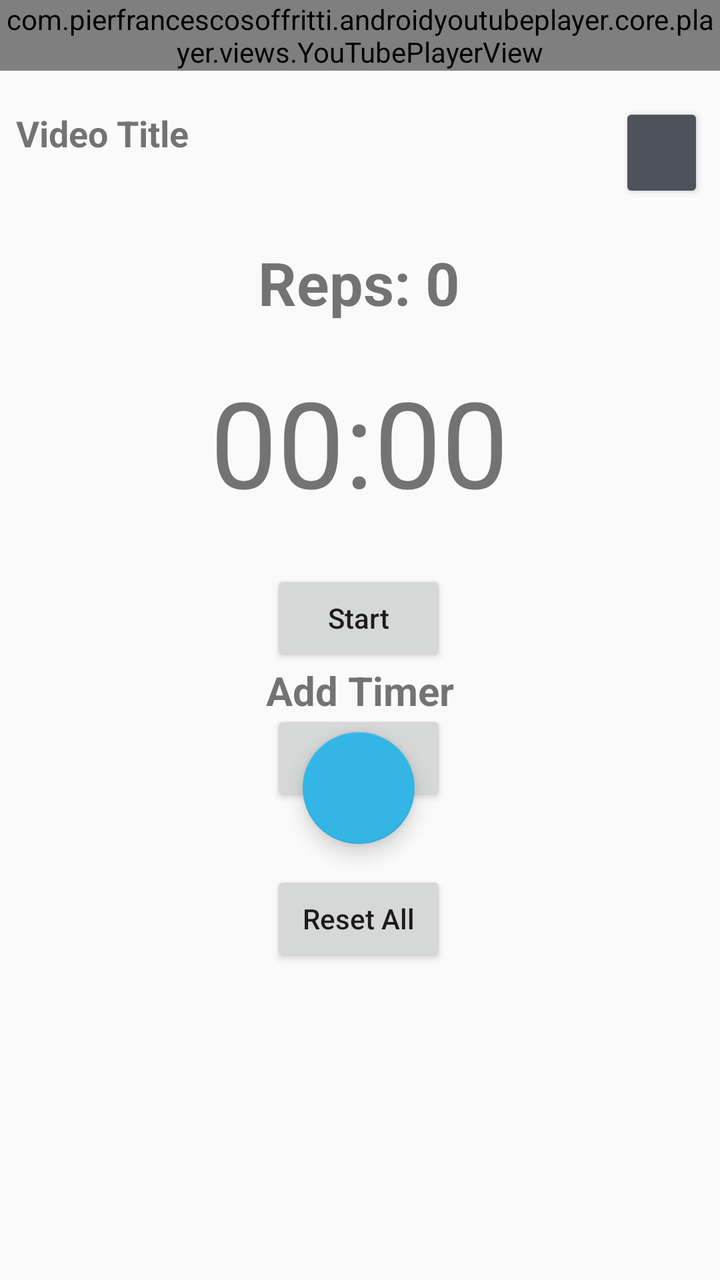
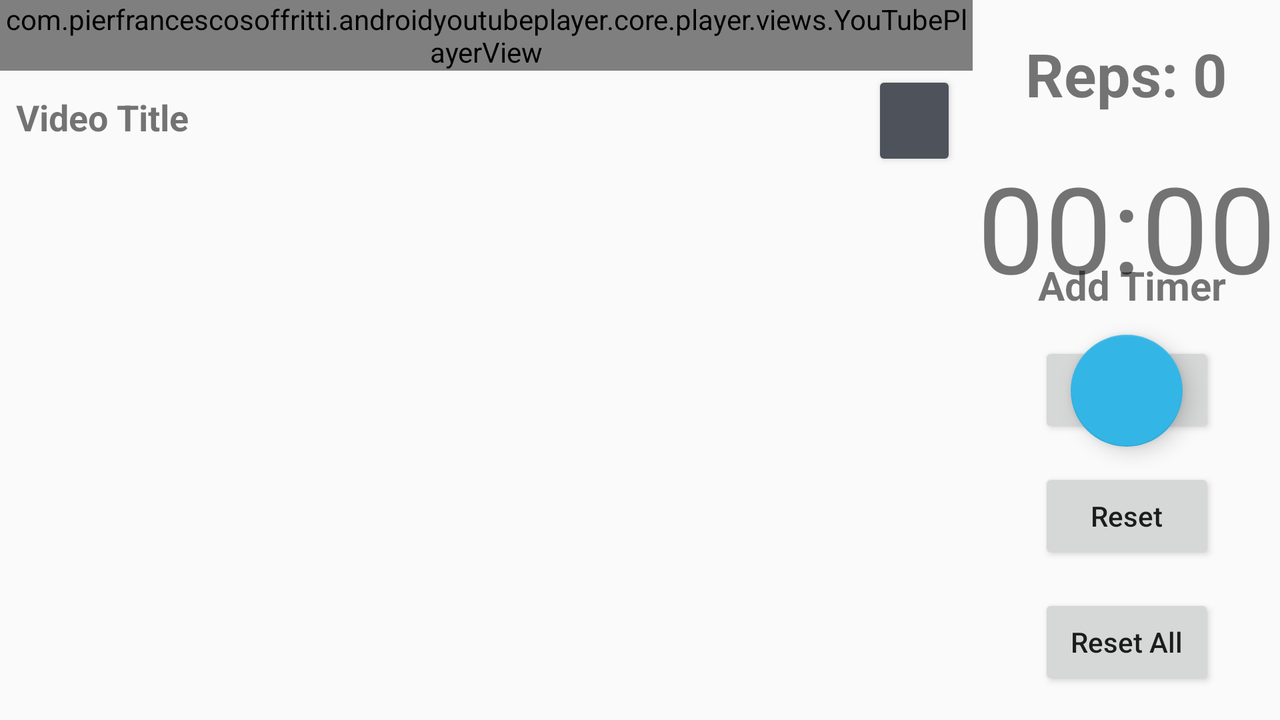

An Android layout and its configuration variant, each rendered on a device that would load it. The default file and the variant file are quoted in full after the pictures.
<!-- AndroidManifest.xml: activity theme AppTheme -->
<!-- res/layout/activity_ytplayer.xml -->
<?xml version="1.0" encoding="utf-8"?>
<androidx.constraintlayout.widget.ConstraintLayout xmlns:android="http://schemas.android.com/apk/res/android"
    xmlns:app="http://schemas.android.com/apk/res-auto"
    xmlns:tools="http://schemas.android.com/tools"
    android:layout_width="match_parent"
    android:layout_height="match_parent"
    tools:context=".activity.YTPlayerActivity">

    <LinearLayout
        android:id="@+id/linearLayout"
        android:layout_width="match_parent"
        android:layout_height="wrap_content"
        android:orientation="vertical"
        app:layout_constraintEnd_toEndOf="parent"
        app:layout_constraintStart_toStartOf="parent"
        app:layout_constraintTop_toTopOf="parent">

        <com.pierfrancescosoffritti.androidyoutubeplayer.core.player.views.YouTubePlayerView
            android:id="@+id/yt_player"
            android:layout_width="match_parent"
            android:layout_height="wrap_content"
            app:useWebUi="true">

        </com.pierfrancescosoffritti.androidyoutubeplayer.core.player.views.YouTubePlayerView>

        <LinearLayout
            android:layout_width="match_parent"
            android:layout_height="match_parent"
            android:orientation="horizontal"
            android:weightSum="10">

            <TextView
                android:id="@+id/vid_title"
                android:layout_width="match_parent"
                android:layout_height="wrap_content"
                android:layout_margin="8dp"
                android:text="@string/video_title"
                android:textSize="18sp"
                android:textStyle="bold"
                android:layout_weight="9"/>

            <Button
                android:id="@+id/timer_set"
                android:layout_width="49dp"
                android:layout_height="50dp"
                android:layout_marginTop="16dp"
                android:layout_marginHorizontal="8dp"
                android:layout_weight="1"
                android:backgroundTint="#4E525B"
                android:drawableRight="@drawable/ic_baseline_more_vert_24"
                android:visibility="gone"
                tools:visibility="visible"/>
        </LinearLayout>

    </LinearLayout>


    <TextView
        android:id="@+id/textViewReps"
        android:layout_width="wrap_content"
        android:layout_height="wrap_content"
        android:text="Reps: 0"
        android:textSize="30sp"
        android:textStyle="bold"
        app:layout_constraintBottom_toTopOf="@+id/countdown"
        app:layout_constraintEnd_toEndOf="parent"
        app:layout_constraintHorizontal_bias="0.498"
        app:layout_constraintStart_toStartOf="parent"
        app:layout_constraintTop_toBottomOf="@+id/linearLayout" />

    <TextView
        android:id="@+id/countdown"
        android:layout_width="wrap_content"
        android:layout_height="wrap_content"
        android:text="00:00"
        android:textSize="60dp"
        android:visibility="visible"
        app:layout_constraintBottom_toBottomOf="parent"
        app:layout_constraintEnd_toEndOf="parent"
        app:layout_constraintHorizontal_bias="0.498"
        app:layout_constraintStart_toStartOf="parent"
        app:layout_constraintTop_toBottomOf="@+id/linearLayout"
        app:layout_constraintVertical_bias="0.173" />

    <Button
        android:id="@+id/btn_start"
        android:layout_width="wrap_content"
        android:layout_height="wrap_content"
        android:text="Start"
        android:textAllCaps="false"
        android:visibility="visible"
        app:layout_constraintBottom_toBottomOf="parent"
        app:layout_constraintEnd_toEndOf="parent"
        app:layout_constraintHorizontal_bias="0.498"
        app:layout_constraintStart_toStartOf="parent"
        app:layout_constraintTop_toBottomOf="@+id/countdown"
        app:layout_constraintVertical_bias="0.073" />

    <Button
        android:id="@+id/btn_reset"
        android:layout_width="wrap_content"
        android:layout_height="wrap_content"
        android:text="Reset"
        android:textAllCaps="false"
        android:visibility="visible"
        app:layout_constraintBottom_toBottomOf="parent"
        app:layout_constraintEnd_toEndOf="parent"
        app:layout_constraintHorizontal_bias="0.498"
        app:layout_constraintStart_toStartOf="parent"
        app:layout_constraintTop_toBottomOf="@+id/btn_start"
        app:layout_constraintVertical_bias="0.085" />

    <Button
        android:id="@+id/btn_reset_all"
        android:layout_width="wrap_content"
        android:layout_height="wrap_content"
        android:text="Reset All"
        android:textAllCaps="false"
        android:visibility="visible"
        app:layout_constraintBottom_toBottomOf="parent"
        app:layout_constraintEnd_toEndOf="parent"
        app:layout_constraintHorizontal_bias="0.498"
        app:layout_constraintStart_toStartOf="parent"
        app:layout_constraintTop_toBottomOf="@+id/btn_reset"
        app:layout_constraintVertical_bias="0.171" />

    <com.google.android.material.floatingactionbutton.FloatingActionButton
        android:id="@+id/btn_add_timer"
        android:layout_width="wrap_content"
        android:layout_height="wrap_content"
        android:clickable="true"
        android:visibility="visible"
        app:backgroundTint="@android:color/holo_blue_light"
        app:layout_constraintBottom_toBottomOf="parent"
        app:layout_constraintEnd_toEndOf="parent"
        app:layout_constraintHorizontal_bias="0.498"
        app:layout_constraintStart_toStartOf="parent"
        app:layout_constraintTop_toBottomOf="@+id/textViewTimer"
        app:layout_constraintVertical_bias="0.033"
        app:srcCompat="@drawable/ic_add" />

    <TextView
        android:id="@+id/textViewTimer"
        android:layout_width="wrap_content"
        android:layout_height="wrap_content"
        android:text="Add Timer"
        android:textSize="20sp"
        android:textStyle="bold"
        android:visibility="visible"
        app:layout_constraintBottom_toBottomOf="parent"
        app:layout_constraintEnd_toEndOf="parent"
        app:layout_constraintStart_toStartOf="parent"
        app:layout_constraintTop_toBottomOf="@+id/linearLayout"
        app:layout_constraintVertical_bias="0.45" />
    />
</androidx.constraintlayout.widget.ConstraintLayout>
<!-- resources referenced by this layout -->
<resources>
  <string name="video_title">Video Title</string>
  <style name="AppTheme" parent="Theme.AppCompat.Light.NoActionBar">
          <item name="android:navigationBarColor">@android:color/white</item>
          <item name="android:windowLightNavigationBar">true</item>
      </style>
</resources>
<!-- res/layout-land/activity_ytplayer.xml (the repository's variant of the layout above) -->
<!-- drawn on the phone turned sideways -->
<?xml version="1.0" encoding="utf-8"?>
<androidx.constraintlayout.widget.ConstraintLayout xmlns:android="http://schemas.android.com/apk/res/android"
    xmlns:app="http://schemas.android.com/apk/res-auto"
    xmlns:tools="http://schemas.android.com/tools"
    android:layout_width="match_parent"
    android:layout_height="match_parent">

    <androidx.constraintlayout.widget.Guideline
        android:id="@+id/guideline2"
        android:layout_width="wrap_content"
        android:layout_height="wrap_content"
        android:orientation="vertical"
        app:layout_constraintGuide_percent="0.76" />


    <com.pierfrancescosoffritti.androidyoutubeplayer.core.player.views.YouTubePlayerView
        android:id="@+id/yt_player"
        android:layout_width="0dp"
        android:layout_height="wrap_content"
        app:layout_constraintBottom_toBottomOf="parent"
        app:layout_constraintEnd_toStartOf="@+id/guideline2"
        app:layout_constraintHorizontal_bias="0.0"
        app:layout_constraintStart_toStartOf="parent"
        app:layout_constraintTop_toTopOf="parent"
        app:layout_constraintVertical_bias="0.0">

    </com.pierfrancescosoffritti.androidyoutubeplayer.core.player.views.YouTubePlayerView>

    <com.google.android.material.floatingactionbutton.FloatingActionButton
        android:id="@+id/btn_add_timer"
        android:layout_width="wrap_content"
        android:layout_height="wrap_content"
        android:clickable="true"
        android:visibility="visible"
        app:backgroundTint="@android:color/holo_blue_light"
        app:layout_constraintBottom_toBottomOf="parent"
        app:layout_constraintEnd_toEndOf="parent"
        app:layout_constraintHorizontal_bias="0.5"
        app:layout_constraintStart_toStartOf="@+id/guideline2"
        app:layout_constraintTop_toBottomOf="@+id/countdown"
        app:layout_constraintVertical_bias="0.093"
        app:srcCompat="@drawable/ic_add" />

    <TextView
        android:id="@+id/textViewTimer"
        android:layout_width="wrap_content"
        android:layout_height="wrap_content"
        android:text="Add Timer"
        android:textSize="20sp"
        android:textStyle="bold"
        android:visibility="visible"
        app:layout_constraintBottom_toBottomOf="parent"
        app:layout_constraintEnd_toEndOf="parent"
        app:layout_constraintHorizontal_bias="0.55"
        app:layout_constraintStart_toStartOf="@+id/guideline2"
        app:layout_constraintTop_toTopOf="parent"
        app:layout_constraintVertical_bias="0.387" />

    <TextView
        android:id="@+id/textViewReps"
        android:layout_width="wrap_content"
        android:layout_height="wrap_content"
        android:text="Reps: 0"
        android:textSize="30sp"
        android:textStyle="bold"
        app:layout_constraintBottom_toTopOf="@+id/countdown"
        app:layout_constraintEnd_toEndOf="parent"
        app:layout_constraintStart_toEndOf="@+id/yt_player"
        app:layout_constraintTop_toTopOf="parent" />

    <TextView
        android:id="@+id/countdown"
        android:layout_width="wrap_content"
        android:layout_height="wrap_content"
        android:text="00:00"
        android:textSize="60dp"
        app:layout_constraintBottom_toBottomOf="parent"
        app:layout_constraintEnd_toEndOf="parent"
        app:layout_constraintHorizontal_bias="0.5"
        app:layout_constraintStart_toEndOf="@+id/yt_player"
        app:layout_constraintStart_toStartOf="@+id/guideline2"
        app:layout_constraintTop_toTopOf="parent"
        app:layout_constraintVertical_bias="0.262" />

    <Button
        android:id="@+id/btn_start"
        android:layout_width="wrap_content"
        android:layout_height="wrap_content"
        android:text="Start"
        android:textAllCaps="false"
        android:visibility="visible"
        app:layout_constraintBottom_toBottomOf="parent"
        app:layout_constraintEnd_toEndOf="parent"
        app:layout_constraintStart_toEndOf="@+id/yt_player"
        app:layout_constraintTop_toBottomOf="@+id/countdown"
        app:layout_constraintVertical_bias="0.111" />

    <Button
        android:id="@+id/btn_reset"
        android:layout_width="wrap_content"
        android:layout_height="wrap_content"
        android:text="Reset"
        android:textAllCaps="false"
        android:visibility="visible"
        app:layout_constraintBottom_toTopOf="@+id/btn_reset_all"
        app:layout_constraintEnd_toEndOf="parent"
        app:layout_constraintStart_toEndOf="@+id/yt_player"
        app:layout_constraintTop_toBottomOf="@+id/btn_start" />

    <Button
        android:id="@+id/btn_reset_all"
        android:layout_width="wrap_content"
        android:layout_height="wrap_content"
        android:text="Reset All"
        android:textAllCaps="false"
        android:visibility="visible"
        app:layout_constraintBottom_toBottomOf="parent"
        app:layout_constraintEnd_toEndOf="parent"
        app:layout_constraintStart_toEndOf="@+id/yt_player"
        app:layout_constraintTop_toBottomOf="@+id/btn_reset" />

    <LinearLayout
        android:layout_width="0dp"
        android:layout_height="0dp"
        android:orientation="horizontal"
        android:weightSum="10"
        app:layout_constraintBottom_toBottomOf="parent"
        app:layout_constraintEnd_toStartOf="@+id/guideline2"
        app:layout_constraintStart_toStartOf="parent"
        app:layout_constraintTop_toBottomOf="@+id/yt_player">

        <TextView
            android:id="@+id/vid_title"
            android:layout_width="match_parent"
            android:layout_height="wrap_content"
            android:layout_marginHorizontal="8dp"
            android:layout_weight="9"
            android:text="@string/video_title"
            android:textSize="18sp"
            android:textStyle="bold" />

        <Button
            android:id="@+id/timer_set"
            android:layout_width="49dp"
            android:layout_height="50dp"
            android:layout_marginHorizontal="8dp"
            android:layout_weight="1"
            android:backgroundTint="#4E525B"
            android:drawableRight="@drawable/ic_baseline_more_vert_24"
            android:visibility="gone"
            tools:visibility="visible" />
    </LinearLayout>

</androidx.constraintlayout.widget.ConstraintLayout>
